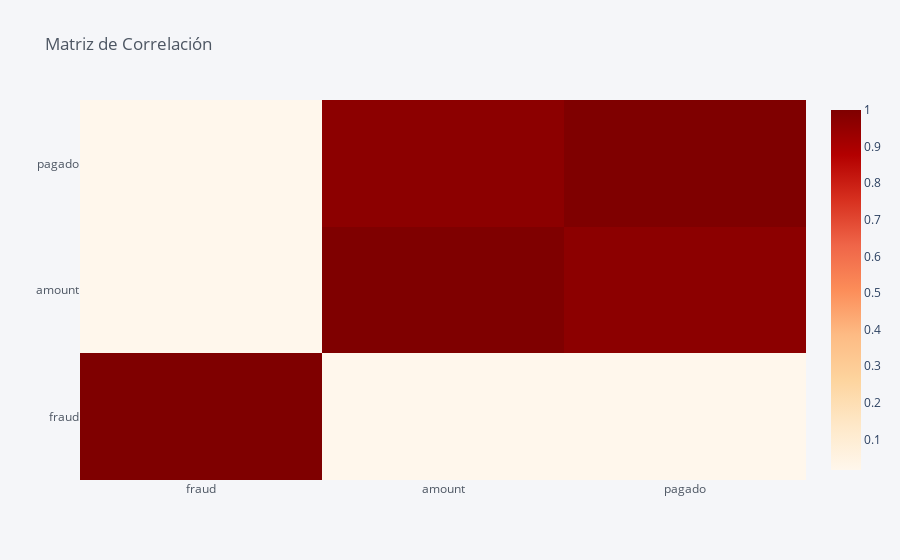

Here is the notebook cell this chart was saved with:
### Code cell
import plotly
import plotly.graph_objects as go
import plotly.express as px
from plotly.offline import plot,iplot
import cufflinks as cf
pd.options.plotting.backend = "plotly"
cf.go_offline()
#Veamos las correlaciones entre variables conyinuas
df_reducido[["fraud","amount","pagado"]].corr(method="spearman").iplot(kind="heatmap",colorscale="orrd",title="Matriz de Correlación")

### Figure 1 — Plotly figure (JSON) as saved in the notebook; plotly's stock layout.template omitted (floating-point values rounded to 4 significant figures)
{"data": [{"colorscale": [[0, "rgb(255,247,236)"], [0.125, "rgb(254,232,200)"], [0.25, "rgb(253,212,158)"], [0.375, "rgb(253,187,132)"], [0.5, "rgb(252,141,89)"], [0.625, "rgb(239,101,72)"], [0.75, "rgb(215,48,31)"], [0.875, "rgb(179,0,0)"], [1, "rgb(127,0,0)"]], "type": "heatmap", "x": ["fraud", "amount", "pagado"], "y": ["fraud", "amount", "pagado"], "z": [[1, 0.01701, 0.01658], [0.01701, 1, 0.9682], [0.01658, 0.9682, 1]], "zmax": 1, "zmin": 0.01658}], "layout": {"legend": {"bgcolor": "#F5F6F9", "font": {"color": "#4D5663"}}, "paper_bgcolor": "#F5F6F9", "plot_bgcolor": "#F5F6F9", "title": {"font": {"color": "#4D5663"}, "text": "Matriz de Correlación"}, "xaxis": {"gridcolor": "#E1E5ED", "showgrid": true, "tickfont": {"color": "#4D5663"}, "title": {"font": {"color": "#4D5663"}, "text": ""}, "zerolinecolor": "#E1E5ED"}, "yaxis": {"gridcolor": "#E1E5ED", "showgrid": true, "tickfont": {"color": "#4D5663"}, "title": {"font": {"color": "#4D5663"}, "text": ""}, "zerolinecolor": "#E1E5ED"}}}
